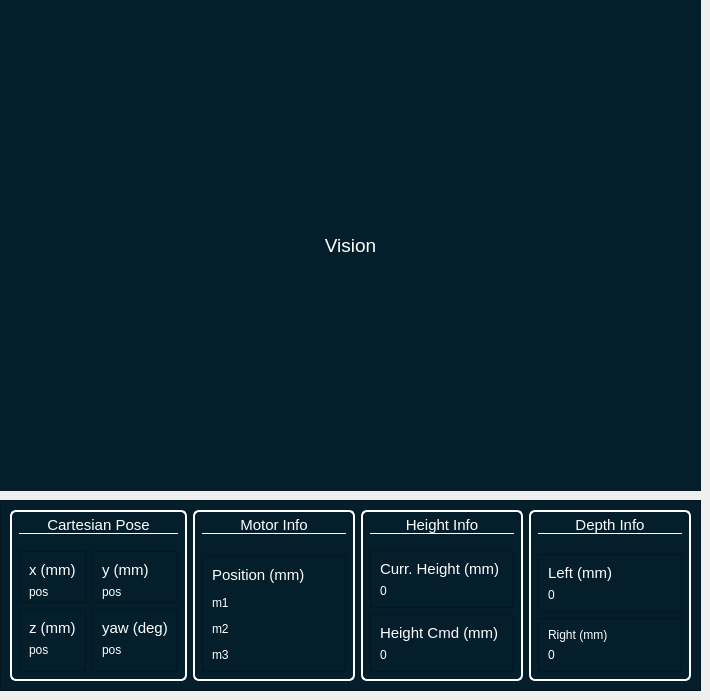
         <widget class="QWidget" name="VisionAndInfoPage">
          <widget class="QWidget" name="CameraWidgetInComponentControl" native="true">
           <property name="geometry">
            <rect>
             <x>0</x>
             <y>0</y>
             <width>701</width>
             <height>491</height>
            </rect>
           </property>
           <property name="styleSheet">
            <string notr="true">background-color: #041E2B;</string>
           </property>
           <layout class="QHBoxLayout" name="horizontalLayout_15">
            <item>
             <widget class="QLabel" name="VisionTextInComponentControl">
              <property name="font">
               <font>
                <pointsize>14</pointsize>
               </font>
              </property>
              <property name="styleSheet">
               <string notr="true">color:white;</string>
              </property>
              <property name="text">
               <string>Vision</string>
              </property>
              <property name="alignment">
               <set>Qt::AlignmentFlag::AlignCenter</set>
              </property>
             </widget>
            </item>
           </layout>
          </widget>
          <widget class="QFrame" name="Info_2">
           <property name="geometry">
            <rect>
             <x>0</x>
             <y>500</y>
             <width>701</width>
             <height>191</height>
            </rect>
           </property>
           <property name="styleSheet">
            <string notr="true"> background-color: #041E2B; color: white;</string>
           </property>
           <property name="frameShape">
            <enum>QFrame::Shape::StyledPanel</enum>
           </property>
           <property name="frameShadow">
            <enum>QFrame::Shadow::Raised</enum>
           </property>
           <layout class="QHBoxLayout" name="horizontalLayout_19" stretch="0,0,0,0">
            <property name="topMargin">
             <number>9</number>
            </property>
            <property name="bottomMargin">
             <number>9</number>
            </property>
            <item>
             <widget class="QWidget" name="CartesianPoseWidget_2" native="true">
              <property name="sizePolicy">
               <sizepolicy hsizetype="Preferred" vsizetype="Preferred">
                <horstretch>0</horstretch>
                <verstretch>0</verstretch>
               </sizepolicy>
              </property>
              <property name="minimumSize">
               <size>
                <width>0</width>
                <height>0</height>
               </size>
              </property>
              <property name="styleSheet">
               <string notr="true">QWidget#CartesianPoseWidget_2 {
	border: 2px solid #FFFFFF;  /* white solid border */
	border-radius: 6px;
}</string>
              </property>
              <layout class="QGridLayout" name="gridLayout_4">
               <property name="topMargin">
                <number>6</number>
               </property>
               <item row="0" column="0" colspan="2" alignment="Qt::AlignmentFlag::AlignTop">
                <widget class="QLabel" name="CartesianPoseText_2">
                 <property name="font">
                  <font>
                   <pointsize>11</pointsize>
                   <bold>false</bold>
                  </font>
                 </property>
                 <property name="styleSheet">
                  <string notr="true">QLabel#CartesianPoseText_2 {
    border-bottom: 1px solid white;
}</string>
                 </property>
                 <property name="text">
                  <string>Cartesian Pose</string>
                 </property>
                 <property name="alignment">
                  <set>Qt::AlignmentFlag::AlignCenter</set>
                 </property>
                </widget>
               </item>
               <item row="2" column="0">
                <widget class="QFrame" name="zPosFrame_2">
                 <property name="frameShape">
                  <enum>QFrame::Shape::StyledPanel</enum>
                 </property>
                 <property name="frameShadow">
                  <enum>QFrame::Shadow::Raised</enum>
                 </property>
                 <layout class="QVBoxLayout" name="verticalLayout_16">
                  <property name="bottomMargin">
                   <number>14</number>
                  </property>
                  <item>
                   <widget class="QLabel" name="z_2">
                    <property name="font">
                     <font>
                      <pointsize>11</pointsize>
                      <bold>false</bold>
                     </font>
                    </property>
                    <property name="text">
                     <string>z (mm)</string>
                    </property>
                   </widget>
                  </item>
                  <item>
                   <widget class="QLabel" name="zPose">
                    <property name="text">
                     <string>pos</string>
                    </property>
                   </widget>
                  </item>
                 </layout>
                </widget>
               </item>
               <item row="1" column="1">
                <widget class="QFrame" name="yPosFrame_2">
                 <property name="frameShape">
                  <enum>QFrame::Shape::StyledPanel</enum>
                 </property>
                 <property name="frameShadow">
                  <enum>QFrame::Shadow::Raised</enum>
                 </property>
                 <layout class="QVBoxLayout" name="verticalLayout_14">
                  <property name="bottomMargin">
                   <number>3</number>
                  </property>
                  <item>
                   <widget class="QLabel" name="y_2">
                    <property name="font">
                     <font>
                      <pointsize>11</pointsize>
                      <bold>false</bold>
                     </font>
                    </property>
                    <property name="text">
                     <string>y (mm)</string>
                    </property>
                   </widget>
                  </item>
                  <item>
                   <widget class="QLabel" name="yPos">
                    <property name="text">
                     <string>pos</string>
                    </property>
                   </widget>
                  </item>
                 </layout>
                </widget>
               </item>
               <item row="2" column="1">
                <widget class="QFrame" name="yawPosFrame_2">
                 <property name="frameShape">
                  <enum>QFrame::Shape::StyledPanel</enum>
                 </property>
                 <property name="frameShadow">
                  <enum>QFrame::Shadow::Raised</enum>
                 </property>
                 <layout class="QVBoxLayout" name="verticalLayout_17">
                  <property name="bottomMargin">
                   <number>14</number>
                  </property>
                  <item>
                   <widget class="QLabel" name="yaw_2">
                    <property name="font">
                     <font>
                      <pointsize>11</pointsize>
                      <bold>false</bold>
                     </font>
                    </property>
                    <property name="text">
                     <string>yaw (deg)</string>
                    </property>
                   </widget>
                  </item>
                  <item>
                   <widget class="QLabel" name="yawPos">
                    <property name="text">
                     <string>pos</string>
                    </property>
                   </widget>
                  </item>
                 </layout>
                </widget>
               </item>
               <item row="1" column="0">
                <widget class="QFrame" name="xPosFrame_2">
                 <property name="font">
                  <font>
                   <pointsize>9</pointsize>
                  </font>
                 </property>
                 <property name="frameShape">
                  <enum>QFrame::Shape::StyledPanel</enum>
                 </property>
                 <property name="frameShadow">
                  <enum>QFrame::Shadow::Raised</enum>
                 </property>
                 <layout class="QVBoxLayout" name="verticalLayout_13">
                  <property name="leftMargin">
                   <number>9</number>
                  </property>
                  <property name="bottomMargin">
                   <number>3</number>
                  </property>
                  <item>
                   <widget class="QLabel" name="x_2">
                    <property name="font">
                     <font>
                      <pointsize>11</pointsize>
                      <bold>false</bold>
                     </font>
                    </property>
                    <property name="text">
                     <string>x (mm)</string>
                    </property>
                   </widget>
                  </item>
                  <item>
                   <widget class="QLabel" name="xPos">
                    <property name="text">
                     <string>pos</string>
                    </property>
                   </widget>
                  </item>
                 </layout>
                </widget>
               </item>
              </layout>
             </widget>
            </item>
            <item>
             <widget class="QWidget" name="MotorInfoWidget_2" native="true">
              <property name="styleSheet">
               <string notr="true">QWidget#MotorInfoWidget_2 {
	border: 2px solid #FFFFFF;  /* white solid border */
	border-radius: 6px;
}</string>
              </property>
              <layout class="QGridLayout" name="gridLayout_5">
               <property name="topMargin">
                <number>6</number>
               </property>
               <property name="rightMargin">
                <number>9</number>
               </property>
               <property name="bottomMargin">
                <number>9</number>
               </property>
               <property name="spacing">
                <number>6</number>
               </property>
               <item row="0" column="0" alignment="Qt::AlignmentFlag::AlignTop">
                <widget class="QLabel" name="MotorInfoText_2">
                 <property name="font">
                  <font>
                   <pointsize>11</pointsize>
                  </font>
                 </property>
                 <property name="styleSheet">
                  <string notr="true">QLabel#MotorInfoText_2 {
    border-bottom: 1px solid white;
}</string>
                 </property>
                 <property name="text">
                  <string>Motor Info</string>
                 </property>
                 <property name="alignment">
                  <set>Qt::AlignmentFlag::AlignCenter</set>
                 </property>
                </widget>
               </item>
               <item row="1" column="0" alignment="Qt::AlignmentFlag::AlignTop">
                <widget class="QFrame" name="PositionFrame_2">
                 <property name="frameShape">
                  <enum>QFrame::Shape::StyledPanel</enum>
                 </property>
                 <property name="frameShadow">
                  <enum>QFrame::Shadow::Raised</enum>
                 </property>
                 <layout class="QVBoxLayout" name="verticalLayout_15">
                  <property name="spacing">
                   <number>12</number>
                  </property>
                  <property name="topMargin">
                   <number>9</number>
                  </property>
                  <property name="bottomMargin">
                   <number>9</number>
                  </property>
                  <item>
                   <widget class="QLabel" name="Position_2">
                    <property name="font">
                     <font>
                      <pointsize>11</pointsize>
                      <bold>false</bold>
                     </font>
                    </property>
                    <property name="text">
                     <string>Position (mm)</string>
                    </property>
                   </widget>
                  </item>
                  <item>
                   <widget class="QLabel" name="MotorM1">
                    <property name="text">
                     <string>m1</string>
                    </property>
                   </widget>
                  </item>
                  <item>
                   <widget class="QLabel" name="MotorM2">
                    <property name="text">
                     <string>m2</string>
                    </property>
                   </widget>
                  </item>
                  <item>
                   <widget class="QLabel" name="MotorM3">
                    <property name="text">
                     <string>m3</string>
                    </property>
                   </widget>
                  </item>
                 </layout>
                </widget>
               </item>
              </layout>
             </widget>
            </item>
            <item>
             <widget class="QWidget" name="LaserInfoWidget" native="true">
              <property name="styleSheet">
               <string notr="true">QWidget#LaserInfoWidget {
	border: 2px solid #FFFFFF;  /* white solid border */
	border-radius: 6px;
}</string>
              </property>
              <layout class="QGridLayout" name="gridLayout_6">
               <property name="topMargin">
                <number>6</number>
               </property>
               <item row="0" column="0" alignment="Qt::AlignmentFlag::AlignTop">
                <widget class="QLabel" name="LaserInfoText_2">
                 <property name="font">
                  <font>
                   <pointsize>11</pointsize>
                   <italic>false</italic>
                  </font>
                 </property>
                 <property name="styleSheet">
                  <string notr="true">QLabel#LaserInfoText_2 {
    border-bottom: 1px solid white;
}</string>
                 </property>
                 <property name="text">
                  <string>Height Info</string>
                 </property>
                 <property name="alignment">
                  <set>Qt::AlignmentFlag::AlignCenter</set>
                 </property>
                </widget>
               </item>
               <item row="4" column="0">
                <widget class="QFrame" name="frame_8">
                 <property name="frameShape">
                  <enum>QFrame::Shape::StyledPanel</enum>
                 </property>
                 <property name="frameShadow">
                  <enum>QFrame::Shadow::Raised</enum>
                 </property>
                 <layout class="QVBoxLayout" name="verticalLayout_25">
                  <property name="leftMargin">
                   <number>9</number>
                  </property>
                  <property name="bottomMargin">
                   <number>9</number>
                  </property>
                  <item>
                   <widget class="QLabel" name="h1_2">
                    <property name="font">
                     <font>
                      <pointsize>11</pointsize>
                      <bold>false</bold>
                     </font>
                    </property>
                    <property name="text">
                     <string>Height Cmd (mm)</string>
                    </property>
                   </widget>
                  </item>
                  <item>
                   <widget class="QLabel" name="HeightCommand">
                    <property name="text">
                     <string>0</string>
                    </property>
                   </widget>
                  </item>
                 </layout>
                </widget>
               </item>
               <item row="1" column="0">
                <widget class="QFrame" name="frame_7">
                 <property name="frameShape">
                  <enum>QFrame::Shape::StyledPanel</enum>
                 </property>
                 <property name="frameShadow">
                  <enum>QFrame::Shadow::Raised</enum>
                 </property>
                 <layout class="QVBoxLayout" name="verticalLayout_23">
                  <property name="leftMargin">
                   <number>9</number>
                  </property>
                  <property name="bottomMargin">
                   <number>9</number>
                  </property>
                  <item>
                   <widget class="QLabel" name="d2_2">
                    <property name="font">
                     <font>
                      <pointsize>11</pointsize>
                      <bold>false</bold>
                     </font>
                    </property>
                    <property name="text">
                     <string>Curr. Height (mm)</string>
                    </property>
                   </widget>
                  </item>
                  <item>
                   <widget class="QLabel" name="currentHeight">
                    <property name="text">
                     <string>0</string>
                    </property>
                   </widget>
                  </item>
                 </layout>
                </widget>
               </item>
              </layout>
             </widget>
            </item>
            <item>
             <widget class="QWidget" name="DepthInfoWidget" native="true">
              <property name="styleSheet">
               <string notr="true">QWidget#DepthInfoWidget {
	border: 2px solid #FFFFFF;  /* white solid border */
	border-radius: 6px;
}</string>
              </property>
              <layout class="QGridLayout" name="gridLayout_13">
               <property name="topMargin">
                <number>6</number>
               </property>
               <item row="4" column="0">
                <widget class="QFrame" name="frame_13">
                 <property name="frameShape">
                  <enum>QFrame::Shape::StyledPanel</enum>
                 </property>
                 <property name="frameShadow">
                  <enum>QFrame::Shadow::Raised</enum>
                 </property>
                 <layout class="QVBoxLayout" name="verticalLayout_32">
                  <property name="leftMargin">
                   <number>9</number>
                  </property>
                  <property name="bottomMargin">
                   <number>9</number>
                  </property>
                  <item>
                   <widget class="QLabel" name="h1_5">
                    <property name="font">
                     <font>
                      <bold>false</bold>
                     </font>
                    </property>
                    <property name="text">
                     <string>Right (mm)</string>
                    </property>
                   </widget>
                  </item>
                  <item>
                   <widget class="QLabel" name="RightDepthText">
                    <property name="text">
                     <string>0</string>
                    </property>
                   </widget>
                  </item>
                 </layout>
                </widget>
               </item>
               <item row="1" column="0">
                <widget class="QFrame" name="frame_14">
                 <property name="frameShape">
                  <enum>QFrame::Shape::StyledPanel</enum>
                 </property>
                 <property name="frameShadow">
                  <enum>QFrame::Shadow::Raised</enum>
                 </property>
                 <layout class="QVBoxLayout" name="verticalLayout_33">
                  <property name="leftMargin">
                   <number>9</number>
                  </property>
                  <property name="bottomMargin">
                   <number>9</number>
                  </property>
                  <item>
                   <widget class="QLabel" name="d2_5">
                    <property name="font">
                     <font>
                      <pointsize>11</pointsize>
                      <bold>false</bold>
                     </font>
                    </property>
                    <property name="text">
                     <string>Left (mm)</string>
                    </property>
                   </widget>
                  </item>
                  <item>
                   <widget class="QLabel" name="LeftDepthText">
                    <property name="text">
                     <string>0</string>
                    </property>
                   </widget>
                  </item>
                 </layout>
                </widget>
               </item>
               <item row="0" column="0" alignment="Qt::AlignmentFlag::AlignTop">
                <widget class="QLabel" name="DepthInfoText">
                 <property name="font">
                  <font>
                   <pointsize>11</pointsize>
                  </font>
                 </property>
                 <property name="styleSheet">
                  <string notr="true">QLabel#DepthInfoText {
    border-bottom: 1px solid white;
}</string>
                 </property>
                 <property name="text">
                  <string>Depth Info</string>
                 </property>
                 <property name="alignment">
                  <set>Qt::AlignmentFlag::AlignCenter</set>
                 </property>
                </widget>
               </item>
              </layout>
             </widget>
            </item>
           </layout>
           <zorder>MotorInfoWidget_2</zorder>
           <zorder>LaserInfoWidget</zorder>
           <zorder>CartesianPoseWidget_2</zorder>
           <zorder>DepthInfoWidget</zorder>
          </widget>
         </widget>
